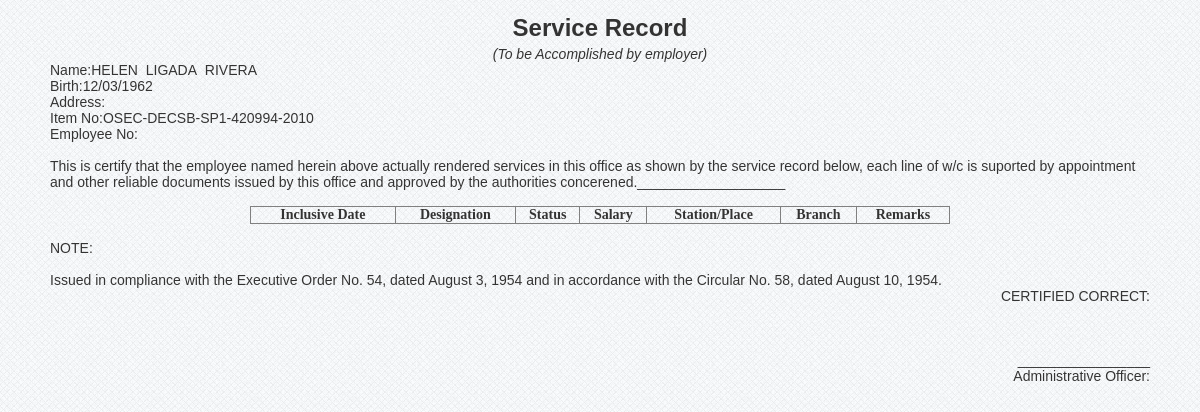
The app's page /service_view.php?id=103 (signed in) with its own data.
### tables this page shows
CREATE TABLE IF NOT EXISTS `employee` (
  `employeeID` int(11) NOT NULL AUTO_INCREMENT,
  `Position` varchar(50) NOT NULL,
  `salary_grade` int(11) NOT NULL,
  `step` int(11) NOT NULL,
  `LastName` varchar(50) NOT NULL,
  `FirstName` varchar(50) NOT NULL,
  `MiddleName` varchar(50) NOT NULL,
  `Sex` varchar(10) NOT NULL,
  `Date_of_Birth` varchar(50) NOT NULL,
  `birth_place` varchar(100) NOT NULL,
  `tin` varchar(50) NOT NULL,
  `Eligibility` varchar(50) NOT NULL,
  `RemarkID` int(11) NOT NULL,
  `School` varchar(150) NOT NULL,
  `location` varchar(200) NOT NULL,
  `height` varchar(3) NOT NULL,
  `weight` varchar(5) NOT NULL,
  `civil_status` varchar(50) NOT NULL,
  `citizenship` varchar(50) NOT NULL,
  `blood_type` varchar(10) NOT NULL,
  `gsis` varchar(100) NOT NULL,
  `pag_ibig` varchar(100) NOT NULL,
  `PHILHEALTH` varchar(100) NOT NULL,
  `SSS` varchar(100) NOT NULL,
  `Authorized_Salary` varchar(100) NOT NULL,
  `Actual_Salary` varchar(100) NOT NULL,
  `Status` varchar(50) NOT NULL,
  `Civil_Service_Eligibility` varchar(100) NOT NULL,
  `Remarks` varchar(100) NOT NULL,
  `Residential_Address` varchar(100) NOT NULL,
  `ZIP_CODE1` varchar(20) NOT NULL,
  `Telephone_NO` varchar(20) NOT NULL,
  `Permanent_Address` varchar(100) NOT NULL,
  `ZIP_CODE2` varchar(20) NOT NULL,
  `Email_Address` varchar(100) NOT NULL,
  `Cellphone_NO` varchar(15) NOT NULL,
  `Agency_Employee_NO` varchar(20) NOT NULL,
  `Item_Number` varchar(50) NOT NULL,
  `Area_Code` varchar(50) NOT NULL,
  `Area_Type` varchar(50) NOT NULL,
  `ATTRIBUTION` varchar(50) NOT NULL,
  `Employee_No` varchar(50) NOT NULL,
  `qualification` varchar(100) NOT NULL,
  `Classification` varchar(100) NOT NULL,
  `District` varchar(100) NOT NULL,
  PRIMARY KEY (`employeeID`)
);

### service_view.php (the view, shortened to what this page needs)
<?php include('dbcon.php'); include('header.php'); $get_id=$_GET['id'];?>
<body>
    <div class="wrapper">
        <center> <h2>Service Record</h2></center>
        <center><i>(To be Accomplished by employer)</i></center>
        <?php $result=mysqli_query($conn,"select * from employee where employeeID='$get_id'")or die (mysqli_error());
            $get_row=mysqli_fetch_array($result);
        ?>
        Name:<?php echo $get_row['FirstName']; ?>&nbsp;&nbsp;<?php echo $get_row['MiddleName']; ?>&nbsp;&nbsp;<?php echo $get_row['LastName']; ?>&nbsp;
        <br>
        Birth:<?php echo $get_row['Date_of_Birth']; ?>
        <br>
        Address:<?php echo $get_row['Permanent_Address']; ?>
        <br>
        Item No:<?php echo $get_row['Item_Number']; ?>
         <br>
      Employee No:<?php echo $get_row['Employee_No']; ?>
        <br>
        <br>
        This is certify that the employee named herein above actually rendered services in this office as shown by the service record below, each line of
        w/c is suported by appointment and other reliable documents issued by this office and approved by the authorities concerened.___________________
        <br>
        <br>
        <center>
            <table border="1" width="700">
                <thead>
                    <tr>
                        <th>Inclusive Date</th>
                        <th>Designation</th>
                        <th>Status</th>
                        <th>Salary</th>
                        <th>Station/Place</th>
                        <th>Branch</th>
                        <th>Remarks</th>
                    </tr>
                </thead>
            </table>
        </center>
        <br>
        NOTE:
        <br>
        <br>
        Issued in compliance with the Executive Order No. 54, dated August 3, 1954 and in accordance with the Circular No. 58, dated
        August 10, 1954.
        <br>
        <div align="right">CERTIFIED CORRECT:</div>
        <br>
        <br>
        <br>
        <div align="right">_________________</div>
        <div align="right">Administrative Officer:</div>
    </div>
</body>

### css/style.css (style rules this page uses)
* { margin:0; padding:0; }
body { font-family:"Trebuchet MS", "Myriad Pro", Arial, sans-serif; font-size:14px; background: #fff url(../img/bg.png) repeat top left; color:#333; text-shadow:0px 0px 0px #fff;; }
.wrapper { width:1100px; margin:10px auto; min-height:550px; }

### records on screen
employee: FirstName "HELEN", MiddleName "LIGADA", LastName "RIVERA", Date_of_Birth "12/03/1962", Item_Number "OSEC-DECSB-SP1-420994-2010"
